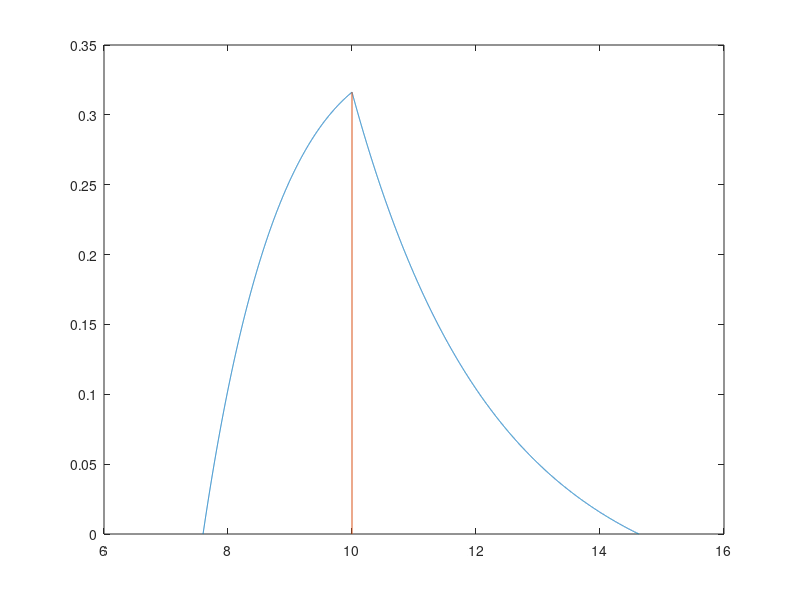

Write the MATLAB code that produced this figure.
clc; clear; close all;

h = 0.1;
p = 1.5;

f1 = @(x) 1 ./ (x.^2 * h^p) .* (1 + 1 / (h^p) * ((1 ./ x) - h));
f2 = @(x) 1 ./ (x.^2 * h^p) .* (1 - 1 / (h^p) * ((1 ./ x) - h));

f = @(x) f1(x) .* (x > 1 / h) .* (x < 1 / (h - h^p)) + ...
         f2(x) .* (x < 1 / h) .* (x > 1 / (h + h^p));
     
X = linspace(1 / (h + h^p), 1 / (h - h^p), 10000);
plot(X, f(X))
hold on
plot([1/h, 1/h], [0, max(f(X))])